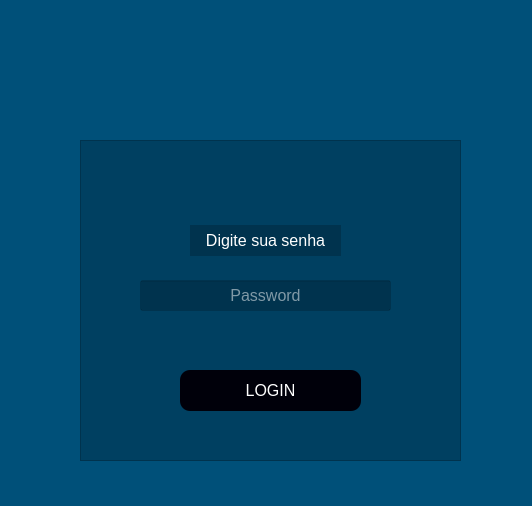
<?xml version="1.0" encoding="UTF-8"?>
<ui version="4.0">
 <class>Login</class>
 <widget class="QWidget" name="Login">
  <property name="geometry">
   <rect>
    <x>0</x>
    <y>0</y>
    <width>532</width>
    <height>506</height>
   </rect>
  </property>
  <property name="windowTitle">
   <string>Form</string>
  </property>
  <property name="styleSheet">
   <string notr="true">background-color: rgb(0, 80, 121);</string>
  </property>
  <widget class="QLabel" name="label">
   <property name="geometry">
    <rect>
     <x>190</x>
     <y>60</y>
     <width>151</width>
     <height>141</height>
    </rect>
   </property>
   <property name="styleSheet">
    <string notr="true">background-color:None;</string>
   </property>
   <property name="text">
    <string/>
   </property>
   <property name="pixmap">
    <pixmap>imgs/user.png</pixmap>
   </property>
   <property name="scaledContents">
    <bool>true</bool>
   </property>
  </widget>
  <widget class="QFrame" name="frame">
   <property name="geometry">
    <rect>
     <x>80</x>
     <y>140</y>
     <width>381</width>
     <height>321</height>
    </rect>
   </property>
   <property name="styleSheet">
    <string notr="true">background-color: rgba(0,0,0,0.2)</string>
   </property>
   <property name="frameShape">
    <enum>QFrame::StyledPanel</enum>
   </property>
   <property name="frameShadow">
    <enum>QFrame::Raised</enum>
   </property>
   <widget class="QPushButton" name="btn_login">
    <property name="geometry">
     <rect>
      <x>100</x>
      <y>230</y>
      <width>181</width>
      <height>41</height>
     </rect>
    </property>
    <property name="cursor">
     <cursorShape>PointingHandCursor</cursorShape>
    </property>
    <property name="styleSheet">
     <string notr="true">QPushButton{color: rgb(255, 255, 255); border-radius: 10px; font-size: 16px; background-color:rgb(0, 0, 10);;}

QPushButton:hover{background-color: #fff; color:black}

</string>
    </property>
    <property name="text">
     <string>LOGIN</string>
    </property>
   </widget>
   <widget class="QLineEdit" name="txt_password">
    <property name="geometry">
     <rect>
      <x>60</x>
      <y>140</y>
      <width>251</width>
      <height>31</height>
     </rect>
    </property>
    <property name="styleSheet">
     <string notr="true">color:#fff; font-size: 16px;</string>
    </property>
    <property name="text">
     <string/>
    </property>
    <property name="echoMode">
     <enum>QLineEdit::Password</enum>
    </property>
    <property name="alignment">
     <set>Qt::AlignCenter</set>
    </property>
    <property name="placeholderText">
     <string>Password</string>
    </property>
   </widget>
   <widget class="QLabel" name="label_2">
    <property name="geometry">
     <rect>
      <x>110</x>
      <y>85</y>
      <width>151</width>
      <height>31</height>
     </rect>
    </property>
    <property name="styleSheet">
     <string notr="true">color:#fff; font-size: 16px;</string>
    </property>
    <property name="text">
     <string>Digite sua senha</string>
    </property>
    <property name="alignment">
     <set>Qt::AlignCenter</set>
    </property>
   </widget>
  </widget>
 </widget>
 <tabstops>
  <tabstop>txt_password</tabstop>
  <tabstop>btn_login</tabstop>
 </tabstops>
 <resources/>
 <connections/>
</ui>
